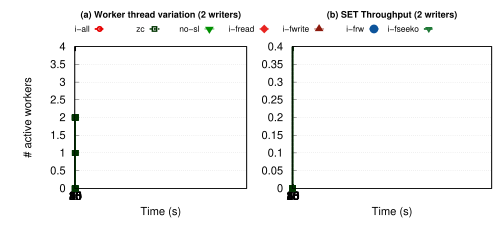

Generate this figure with gnuplot:
set term postscript color eps enhanced 22
set encoding utf8
load "styles.inc"
set output "kissdb_dynamic.eps"

f(x)=1000000

NX=2
NY=1
# Size of graphs
SX=0.85
SY=0.675

# Margins
MX=0.075
MY=0.075
# Space between graphs
IX=-0.4
IY=0
# Space for legends
LX=0.05
LY=0.01


NUM_WORKERS=1



set size 1.0,0.65

set lmargin MX+4
set rmargin MX+6

set tmargin MY+5.56
set bmargin MY+0.5

set multiplot

set ytics nomirror
set grid y

set origin MX+LX+0*(IX+SX)-0.05,MY+0*(IY+SY)+LY
set size 0.53,SY




set xlabel "Time (s)" font ",16"
set xtics("5" 5,"10" 10, "15" 15, "20" 20, "25" 25, "30" 30, "35" 35, "40" 40, "45" 45, "50" 50, "55" 55, "60" 60)


set xtics offset 0,0.5,0
set xtics font ",16"
set xlabel offset 0,1,0

#set key box
#set key spacing 1.25 font ",10"
#set key invert reverse Left outside
#set key ins vert
#set key left top

set key maxrows 1 samplen 1.1 width -1 invert center at graph 1,1.125 font ",12"
#set key maxrows 1 samplen 1.1 width -2 invert reverse at graph 1.,1.08 font ",12"
#set key horizontal font "Helvetica, 20" width 1.8 at  2.1,1.08, graph 0.1 center maxrows 1
#------------------------------------------Plots-------------------------------------------------
set title "(a) Worker thread variation (2 writers)" font "Helvetica-bold,13" offset 0,1

set ytics font ",16"
set ylabel "# active workers" font ",16" offset 1.5,0

set yrange [0:4]
plot\
	f(x) w lp ls 2006 title "i-all",\
	f(x) w lp ls 2004 title "zc",\
    f(x) w lp ls 2005 title "no-sl",\
	f(x) w lp ls 2001 title "i-fread",\
	f(x) w lp ls 2002 title "i-fwrite",\
	f(x) w lp ls 2003 title "i-frw",\
	f(x) w lp ls 2007 title "i-fseeko",\
	'data/dynamic/kissdb/intel-2threads/intel_all.csv' using 1:3 notitle 'i-all' with lines ls 2006,\
	'' every 1 using 1:3  notitle '' with points ls 2006, \
  	'data/dynamic/kissdb/zc.csv' using 1:3 notitle 'zc' with lines ls 2004, \
	'' every 1 using 1:3  notitle '' with points ls 2004, \
    'data/dynamic/kissdb/no_sl.csv' using 1:3 notitle 'no_sl' with lines ls 2005, \
	'' every 1 using 1:3  notitle '' with points ls 2005, \
	'data/dynamic/kissdb/intel-2threads/intel_fread.csv' using 1:3 notitle 'i-fread' with lines ls 2001,\
	'' every 1 using 1:3  notitle '' with points ls 2001, \
	'data/dynamic/kissdb/intel-2threads/intel_fwrite.csv' using 1:3 notitle 'i-fwrite' with lines ls 2002,\
	'' every 1 using 1:3  notitle '' with points ls 2002, \
	'data/dynamic/kissdb/intel-2threads/intel_frw.csv' using 1:3 notitle 'i-frw' with lines ls 2003,\
	'' every 1 using 1:3  notitle '' with points ls 2003, \
	'data/dynamic/kissdb/intel-2threads/intel_fseeko.csv' using 1:3 notitle 'i-fseeko' with lines ls 2007,\
	'' every 1 using 1:3  notitle '' with points ls 2007
	


unset ylabel
set lmargin MX+1

set origin MX+LX+1*(IX+SX)-0.01,MY+0*(IY+SY)+LY
set title "(b) SET Throughput (2 writers)" font "Helvetica-bold,13" offset 0,1



set xlabel "Time (s)" font ",16"
set xtics("5" 5,"10" 10, "15" 15, "20" 20, "25" 25, "30" 30, "35" 35, "40" 40, "45" 45, "50" 50, "55" 55, "60" 60)
set xtics font ",16"



set datafile separator ","
unset key
set yrange [0:0.4]
plot\
	f(x) w lp ls 2006 title "i-all",\
	f(x) w lp ls 2004 title "zc",\
    f(x) w lp ls 2005 title "no-sl",\
	f(x) w lp ls 2001 title "i-fread",\
	f(x) w lp ls 2002 title "i-fwrite",\
	f(x) w lp ls 2003 title "i-frw",\
	f(x) w lp ls 2007 title "i-fseeko",\
	'data/dynamic/kissdb/intel-4threads/intel_all.csv' using 1:3 notitle 'i-all' with lines ls 2006,\
	'' every 1 using 1:3  notitle '' with points ls 2006, \
  	'data/dynamic/kissdb/zc.csv' using 1:3 notitle 'zc' with lines ls 2004, \
	'' every 1 using 1:3  notitle '' with points ls 2004, \
    'data/dynamic/kissdb/no_sl.csv' using 1:3 notitle 'no_sl' with lines ls 2005, \
	'' every 1 using 1:3  notitle '' with points ls 2005, \
	'data/dynamic/kissdb/intel-4threads/intel_fread.csv' using 1:3 notitle 'i-fread' with lines ls 2001,\
	'' every 1 using 1:3  notitle '' with points ls 2001, \
	'data/dynamic/kissdb/intel-4threads/intel_fwrite.csv' using 1:3 notitle 'i-fwrite' with lines ls 2002,\
	'' every 1 using 1:3  notitle '' with points ls 2002, \
	'data/dynamic/kissdb/intel-4threads/intel_frw.csv' using 1:3 notitle 'i-frw' with lines ls 2003,\
	'' every 1 using 1:3  notitle '' with points ls 2003, \
	'data/dynamic/kissdb/intel-4threads/intel_fseeko.csv' using 1:3 notitle 'i-fseeko' with lines ls 2007,\
	'' every 1 using 1:3  notitle '' with points ls 2007
	

!epstopdf "kissdb_dynamic.eps"
!rm "kissdb_dynamic.eps"
quit
